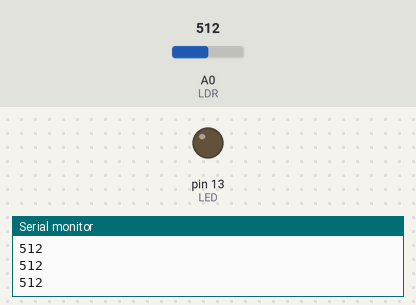
Simulated run of this sketch. Board: Arduino Uno, built with avr-gcc and run on an emulated ATmega328P. Parts: output pins drawn as LEDs (lit = HIGH), the last lines printed to the serial monitor. Inputs (shaded band) come from the test bench; at power-on: A0 (LDR) = 512.

Above: at 1.2 s.
1.3 s: A0 (LDR) set to 411
2.8 s: A0 (LDR) set to 385
At 4.0 s:
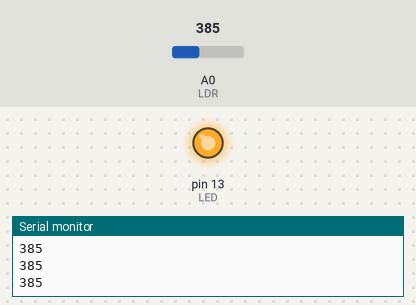
4.3 s: A0 (LDR) set to 511
At 5.5 s:
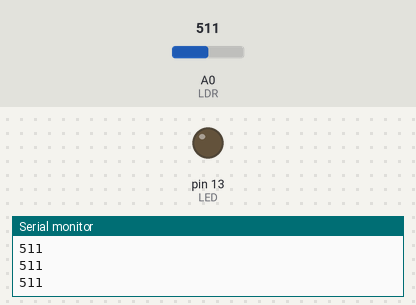
5.8 s: A0 (LDR) set to 306
At 7.0 s:
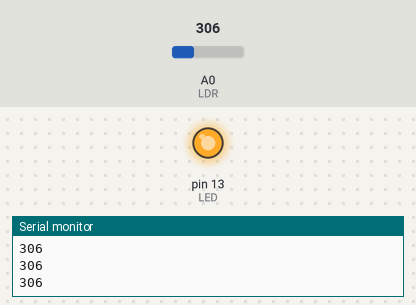
Timing chart, 0 to 8.3 s (numbered marks = the images above; inputs shaded):
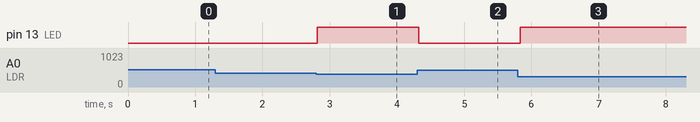

The sketch:

02_05.ino
```cpp
int LDR = 0; //will be getting input from pin A0
int LDRValue = 0;
int light_sensitivity = 400;    //This is the approx value of light surrounding your LDR
int LED = 13;

void setup()
{
  Serial.begin(9600);          //start the serial monitor with 9600 buad
  pinMode(LED, OUTPUT);

}

void loop()
{
  LDRValue = analogRead(LDR);     //Read the LDR’s value through LDR pin A0
  Serial.println(LDRValue);       //Print the LDR values to serial monitor

  if (LDRValue < light_sensitivity)
  {
    digitalWrite(LED, HIGH);
  }
  else
  {
    digitalWrite(LED, LOW);
  }
  delay(50);        //Delay before LDR value is read again
}
```

Measured:
- the behaviour switches between 400 and 399 on A0 (LDR) (found by bisection; images 0 and 1)
- after the input at 2.8 s, pin 13 (LED): LOW → HIGH at once
- after the input at 4.3 s, pin 13 (LED): HIGH → LOW at once
- after the input at 5.8 s, pin 13 (LED): LOW → HIGH at once
